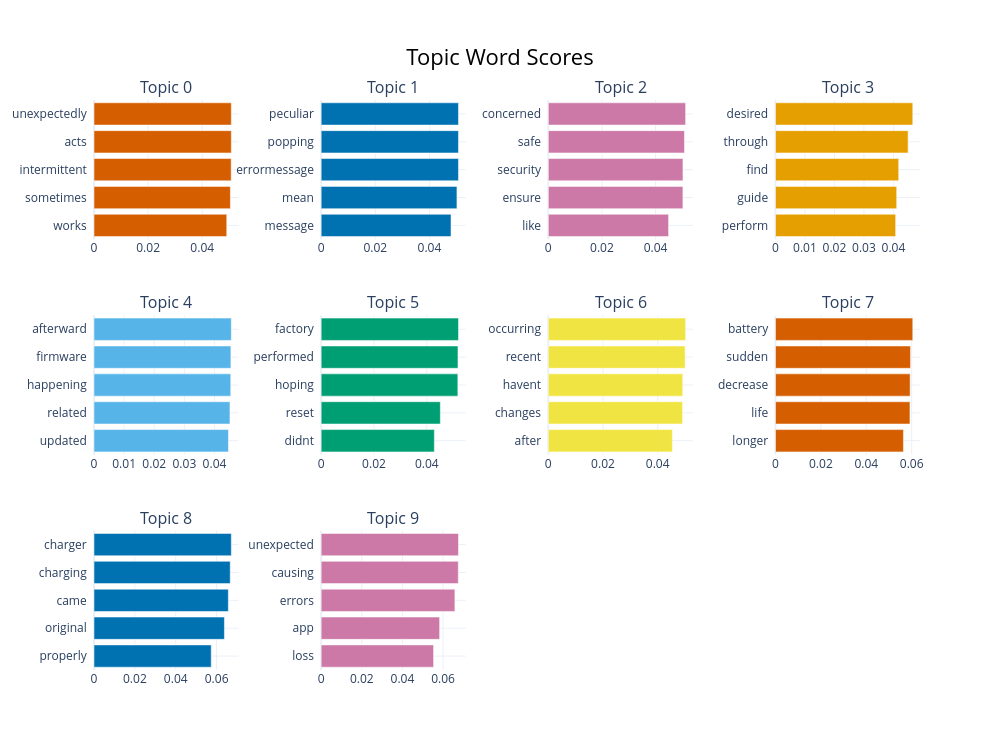

The notebook cell this image was saved under:
### Code cell
# Distribution of Topic Frequencies (Histogram-style)
display(topic_model.visualize_barchart(top_n_topics=10))

### Figure 1 — Plotly figure (JSON) as saved in the notebook; plotly's stock layout.template omitted (floating-point values rounded to 4 significant figures)
{"data": [{"marker": {"color": "#D55E00"}, "orientation": "h", "type": "bar", "x": [0.04905, 0.05039, 0.05069, 0.05075, 0.05075], "xaxis": "x", "y": ["works  ", "sometimes  ", "intermittent  ", "acts  ", "unexpectedly  "], "yaxis": "y"}, {"marker": {"color": "#0072B2"}, "orientation": "h", "type": "bar", "x": [0.04797, 0.05015, 0.05072, 0.05072, 0.05072], "xaxis": "x2", "y": ["message  ", "mean  ", "errormessage  ", "popping  ", "peculiar  "], "yaxis": "y2"}, {"marker": {"color": "#CC79A7"}, "orientation": "h", "type": "bar", "x": [0.04484, 0.05019, 0.0502, 0.05076, 0.0512], "xaxis": "x3", "y": ["like  ", "ensure  ", "security  ", "safe  ", "concerned  "], "yaxis": "y3"}, {"marker": {"color": "#E69F00"}, "orientation": "h", "type": "bar", "x": [0.04074, 0.0411, 0.04178, 0.04497, 0.04655], "xaxis": "x4", "y": ["perform  ", "guide  ", "find  ", "through  ", "desired  "], "yaxis": "y4"}, {"marker": {"color": "#56B4E9"}, "orientation": "h", "type": "bar", "x": [0.04464, 0.04513, 0.04541, 0.04545, 0.04559], "xaxis": "x5", "y": ["updated  ", "related  ", "happening  ", "firmware  ", "afterward  "], "yaxis": "y5"}, {"marker": {"color": "#009E73"}, "orientation": "h", "type": "bar", "x": [0.04286, 0.04513, 0.05176, 0.05181, 0.052], "xaxis": "x6", "y": ["didnt  ", "reset  ", "hoping  ", "performed  ", "factory  "], "yaxis": "y6"}, {"marker": {"color": "#F0E442"}, "orientation": "h", "type": "bar", "x": [0.04539, 0.0491, 0.04916, 0.05004, 0.05021], "xaxis": "x7", "y": ["after  ", "changes  ", "havent  ", "recent  ", "occurring  "], "yaxis": "y7"}, {"marker": {"color": "#D55E00"}, "orientation": "h", "type": "bar", "x": [0.05636, 0.05924, 0.05932, 0.05949, 0.06048], "xaxis": "x8", "y": ["longer  ", "life  ", "decrease  ", "sudden  ", "battery  "], "yaxis": "y8"}, {"marker": {"color": "#0072B2"}, "orientation": "h", "type": "bar", "x": [0.05737, 0.06382, 0.06575, 0.06667, 0.06721], "xaxis": "x9", "y": ["properly  ", "original  ", "came  ", "charging  ", "charger  "], "yaxis": "y9"}, {"marker": {"color": "#CC79A7"}, "orientation": "h", "type": "bar", "x": [0.05534, 0.05831, 0.06582, 0.0675, 0.06759], "xaxis": "x10", "y": ["loss  ", "app  ", "errors  ", "causing  ", "unexpected  "], "yaxis": "y10"}], "layout": {"annotations": [{"font": {"size": 16}, "showarrow": false, "text": "Topic 0", "x": 0.0875, "xanchor": "center", "xref": "paper", "y": 1, "yanchor": "bottom", "yref": "paper"}, {"font": {"size": 16}, "showarrow": false, "text": "Topic 1", "x": 0.3625, "xanchor": "center", "xref": "paper", "y": 1, "yanchor": "bottom", "yref": "paper"}, {"font": {"size": 16}, "showarrow": false, "text": "Topic 2", "x": 0.6375, "xanchor": "center", "xref": "paper", "y": 1, "yanchor": "bottom", "yref": "paper"}, {"font": {"size": 16}, "showarrow": false, "text": "Topic 3", "x": 0.9125, "xanchor": "center", "xref": "paper", "y": 1, "yanchor": "bottom", "yref": "paper"}, {"font": {"size": 16}, "showarrow": false, "text": "Topic 4", "x": 0.0875, "xanchor": "center", "xref": "paper", "y": 0.6222, "yanchor": "bottom", "yref": "paper"}, {"font": {"size": 16}, "showarrow": false, "text": "Topic 5", "x": 0.3625, "xanchor": "center", "xref": "paper", "y": 0.6222, "yanchor": "bottom", "yref": "paper"}, {"font": {"size": 16}, "showarrow": false, "text": "Topic 6", "x": 0.6375, "xanchor": "center", "xref": "paper", "y": 0.6222, "yanchor": "bottom", "yref": "paper"}, {"font": {"size": 16}, "showarrow": false, "text": "Topic 7", "x": 0.9125, "xanchor": "center", "xref": "paper", "y": 0.6222, "yanchor": "bottom", "yref": "paper"}, {"font": {"size": 16}, "showarrow": false, "text": "Topic 8", "x": 0.0875, "xanchor": "center", "xref": "paper", "y": 0.2444, "yanchor": "bottom", "yref": "paper"}, {"font": {"size": 16}, "showarrow": false, "text": "Topic 9", "x": 0.3625, "xanchor": "center", "xref": "paper", "y": 0.2444, "yanchor": "bottom", "yref": "paper"}], "height": 750, "hoverlabel": {"bgcolor": "white", "font": {"family": "Rockwell", "size": 16}}, "showlegend": false, "title": {"font": {"color": "Black", "size": 22}, "text": "Topic Word Scores", "x": 0.5, "xanchor": "center", "yanchor": "top"}, "width": 1000, "xaxis": {"anchor": "y", "domain": [0, 0.175], "showgrid": true}, "xaxis10": {"anchor": "y10", "domain": [0.275, 0.45], "showgrid": true}, "xaxis11": {"anchor": "y11", "domain": [0.55, 0.725], "showgrid": true}, "xaxis12": {"anchor": "y12", "domain": [0.825, 1], "showgrid": true}, "xaxis2": {"anchor": "y2", "domain": [0.275, 0.45], "showgrid": true}, "xaxis3": {"anchor": "y3", "domain": [0.55, 0.725], "showgrid": true}, "xaxis4": {"anchor": "y4", "domain": [0.825, 1], "showgrid": true}, "xaxis5": {"anchor": "y5", "domain": [0, 0.175], "showgrid": true}, "xaxis6": {"anchor": "y6", "domain": [0.275, 0.45], "showgrid": true}, "xaxis7": {"anchor": "y7", "domain": [0.55, 0.725], "showgrid": true}, "xaxis8": {"anchor": "y8", "domain": [0.825, 1], "showgrid": true}, "xaxis9": {"anchor": "y9", "domain": [0, 0.175], "showgrid": true}, "yaxis": {"anchor": "x", "domain": [0.7556, 1], "showgrid": true}, "yaxis10": {"anchor": "x10", "domain": [0, 0.2444], "showgrid": true}, "yaxis11": {"anchor": "x11", "domain": [0, 0.2444], "showgrid": true}, "yaxis12": {"anchor": "x12", "domain": [0, 0.2444], "showgrid": true}, "yaxis2": {"anchor": "x2", "domain": [0.7556, 1], "showgrid": true}, "yaxis3": {"anchor": "x3", "domain": [0.7556, 1], "showgrid": true}, "yaxis4": {"anchor": "x4", "domain": [0.7556, 1], "showgrid": true}, "yaxis5": {"anchor": "x5", "domain": [0.3778, 0.6222], "showgrid": true}, "yaxis6": {"anchor": "x6", "domain": [0.3778, 0.6222], "showgrid": true}, "yaxis7": {"anchor": "x7", "domain": [0.3778, 0.6222], "showgrid": true}, "yaxis8": {"anchor": "x8", "domain": [0.3778, 0.6222], "showgrid": true}, "yaxis9": {"anchor": "x9", "domain": [0, 0.2444], "showgrid": true}}}
